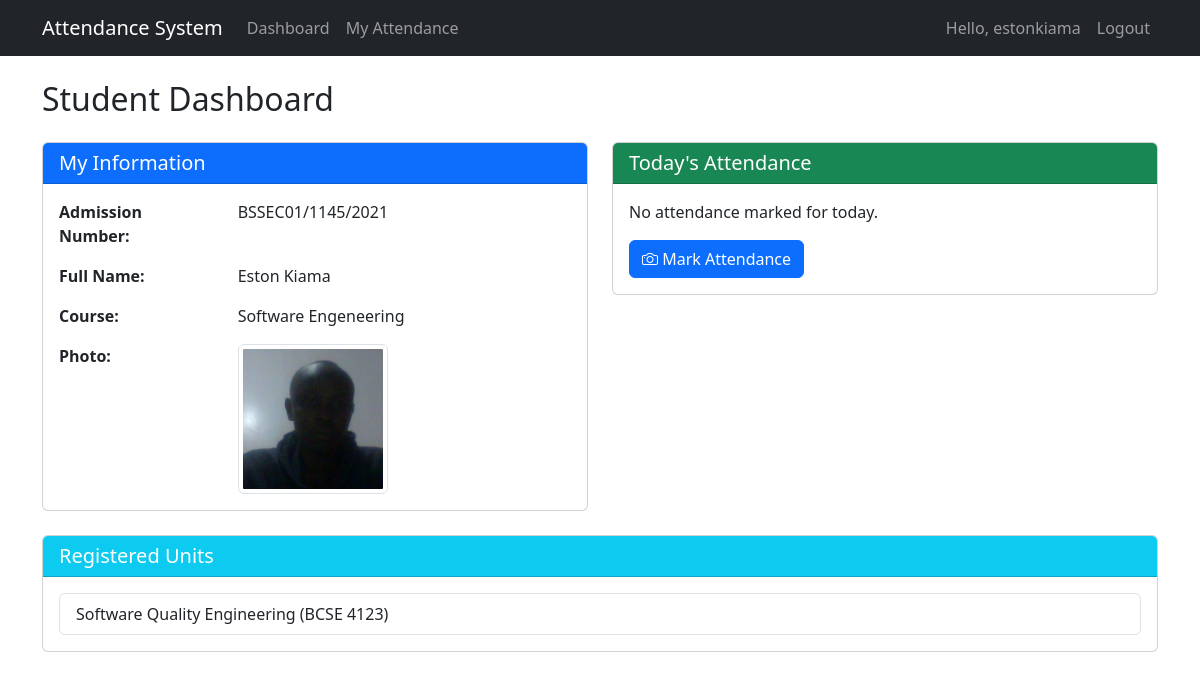
The app's page /attendance/student/dashboard/ (signed in), older data.
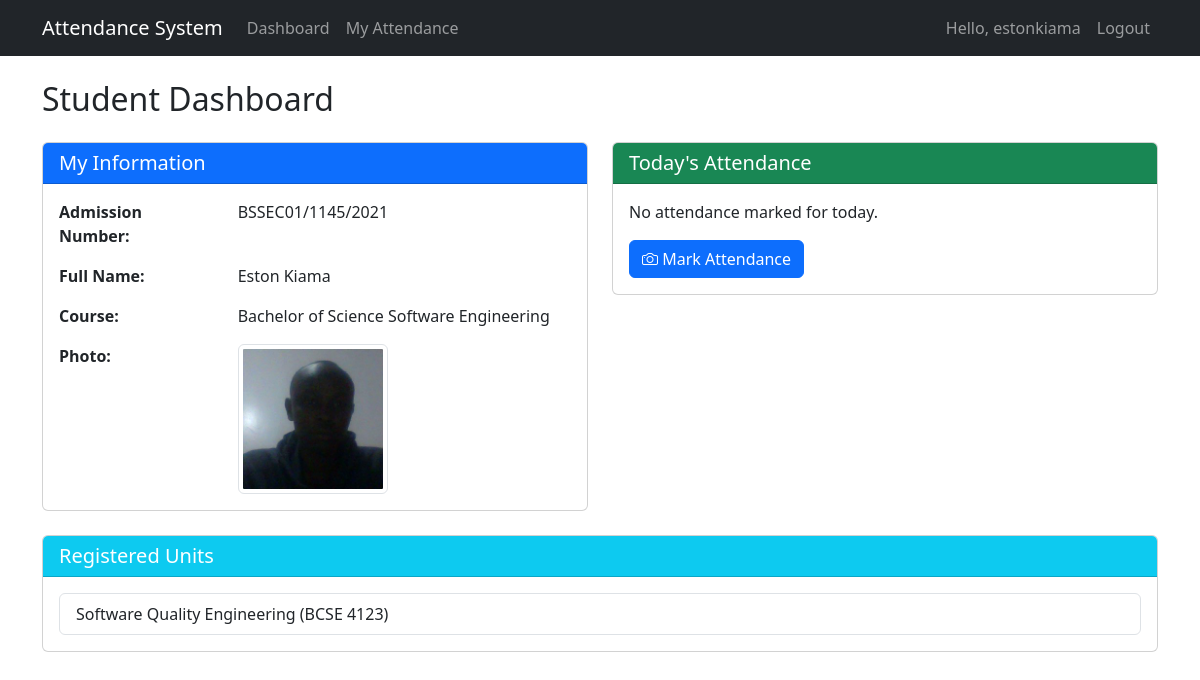
The same page, newer data.
### attendance_app/models.py (models this page shows, shortened)
class Student(models.Model):
    GENDER_CHOICES = [
        ('M', 'Male'),
        ('F', 'Female'),
        ('O', 'Other'),
    ]
    user = models.OneToOneField(User, on_delete=models.CASCADE)
    admission_number = models.CharField(max_length=20, unique=True)
    full_name = models.CharField(max_length=100)
    photo = models.ImageField(upload_to=student_image_path, blank=True, null=True)
    course = models.ForeignKey(Course, on_delete=models.SET_NULL, null=True)
    registered_units = models.ManyToManyField(Unit, related_name='students')
    gender = models.CharField(max_length=1, choices=GENDER_CHOICES, blank=True, null=True)
    phone_number = models.CharField(max_length=15, blank=True, null=True)
    email = models.EmailField(blank=True, null=True)
    created_at = models.DateTimeField(auto_now_add=True)

class Course(models.Model):
    name = models.CharField(max_length=100)
    code = models.CharField(max_length=20, unique=True)
    description = models.TextField(blank=True)
    created_at = models.DateTimeField(auto_now_add=True)

### attendance_app/views.py (the view)
# urls.py: path('student/dashboard/', views.student_dashboard, name='student_dashboard'),
@login_required
def student_dashboard(request):
    if not hasattr(request.user, 'student'):
        return HttpResponse("You are not registered as a student.", status=403)
    student = request.user.student
    today = datetime.now().date()
    today_attendance = Attendance.objects.filter(student=student, date=today)
    registered_units = student.registered_units.all()
    context = {
        'student': student,
        'today_attendance': today_attendance,
        'registered_units': registered_units,
    }
    return render(request, 'attendance_app/student/dashboard.html', context)

### templates/attendance_app/student/dashboard.html (shortened to what this page needs)
{% extends "attendance_app/base.html" %}
{% block content %}
<h2 class="mb-4">Student Dashboard</h2>
<div class="row">
    <div class="col-md-6">
        <div class="card mb-4">
            <div class="card-header bg-primary text-white">
                <h5 class="mb-0">My Information</h5>
            </div>
            <div class="card-body">
                <div class="row mb-3">
                    <div class="col-4 fw-bold">Admission Number:</div>
                    <div class="col-8">{{ student.admission_number }}</div>
                </div>
                <div class="row mb-3">
                    <div class="col-4 fw-bold">Full Name:</div>
                    <div class="col-8">{{ student.full_name }}</div>
                </div>
                <div class="row mb-3">
                    <div class="col-4 fw-bold">Course:</div>
                    <div class="col-8">{{ student.course.name }}</div>
                </div>
                <div class="row">
                    <div class="col-4 fw-bold">Photo:</div>
                    <div class="col-8">
                        <img src="{{ student.photo.url }}" alt="Student Photo" class="img-thumbnail" style="max-width: 150px;">
                    </div>
                </div>
            </div>
        </div>
    </div>
    <div class="col-md-6">
        <div class="card mb-4">
            <div class="card-header bg-success text-white">
                <h5 class="mb-0">Today's Attendance</h5>
            </div>
            <div class="card-body">
                {% if today_attendance %}
                    <ul class="list-group">
                        {% for attendance in today_attendance %}
                            <li class="list-group-item d-flex justify-content-between align-items-center">
                                {{ attendance.unit.name }}
                                <span class="badge bg-{% if attendance.is_present %}success{% else %}danger{% endif %}">
                                    {% if attendance.is_present %}Present{% else %}Absent{% endif %}
                                </span>
                            </li>
                        {% endfor %}
                    </ul>
                {% else %}
                    <p>No attendance marked for today.</p>
                    <button id="markAttendanceBtn" class="btn btn-primary">
                        <i class="bi bi-camera"></i> Mark Attendance
                    </button>
                {% endif %}
            </div>
        </div>
    </div>
</div>
<div class="card">
    <div class="card-header bg-info text-white">
        <h5 class="mb-0">Registered Units</h5>
    </div>
    <div class="card-body">
        <ul class="list-group">
            {% for unit in registered_units %}
                <li class="list-group-item">{{ unit.name }} ({{ unit.code }})</li>
            {% empty %}
                <li class="list-group-item">No units registered</li>
            {% endfor %}
        </ul>
    </div>
</div>
{% endblock %}

Row changes from the older to the newer data that the page shows:
changed through a linked row, Student "Eston Kiama": course.name "Software Engeneering" → "Bachelor of Science Software Engineering"
